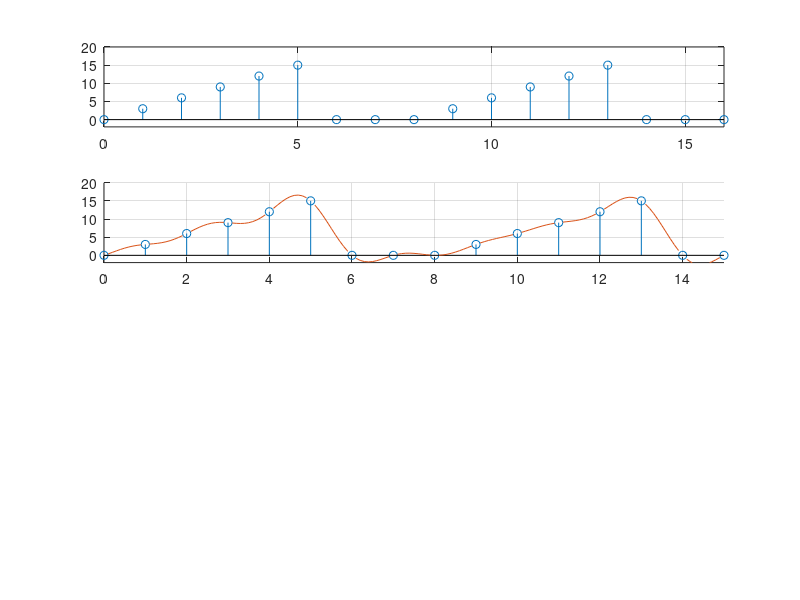

Here is the MATLAB script that generated this plot:
% time scales
t = 0:1:16;
t2 = 0:.1:16; 

% a discrete function sampled at 1 Hz
x_t = (3*t).*((0<t)&(t<5.5)) + (0).*((5.5<t)&(t<8)) + (3*(t-8)).*((8<t)&(t<13.5)) + (0).*((13.5<t)&(t<16));

% graph of signal x(t)
subplot(4,1,1);
stem(t, x_t);
axis([0,16,-2,20]);
grid on;

% determines the periodic equivalent of signal using interpolation
X_f = 0;
for n=[1,2,3,4,5,6,7,8,9,10,11,12,13,14,15,16,17]
    X_f = X_f + x_t(n).*(sin( pi*(t2-(n-1)) )./( pi*(t2-(n-1)) ));
end

% plots periodic equivalent of signal, as well as original signal
subplot(4,1,2);
hold on;
stem(t, x_t);
plot(t2, X_f);
hold off;
axis([0,15,-2,20]);
grid on;
